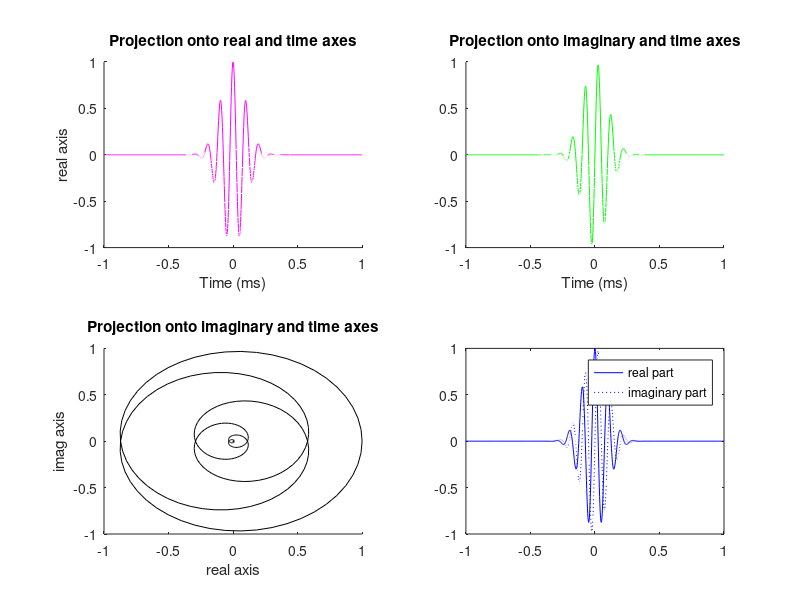
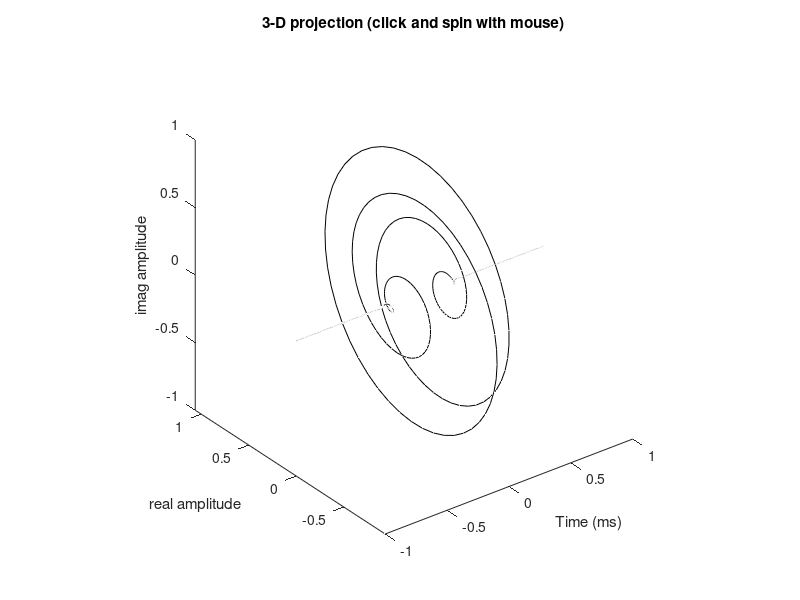
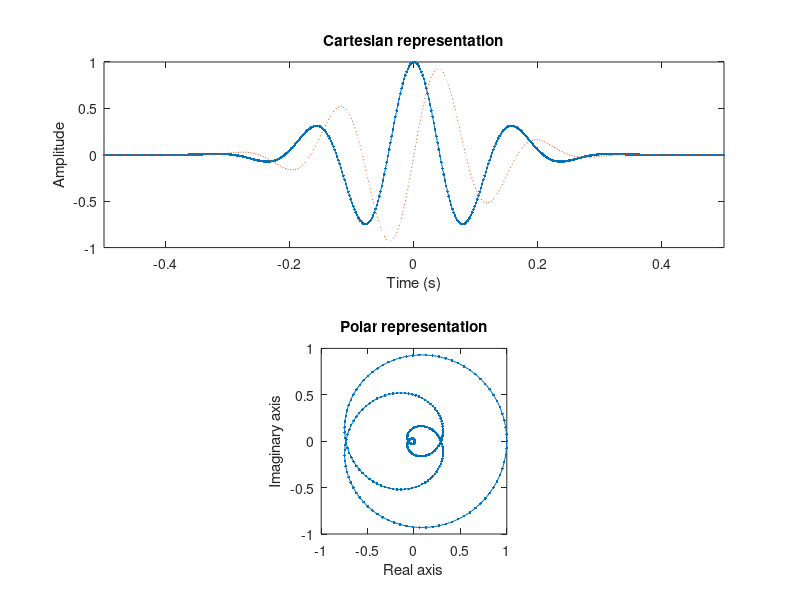
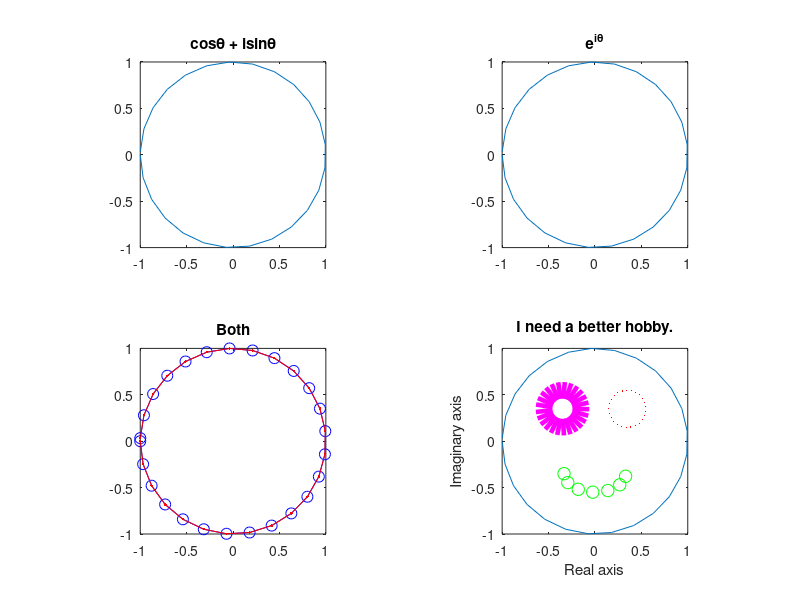

The MATLAB script that drew these images, in order: (Note: this script raises an error after producing the figures.)
%% Analyzing Neural Time Series Data
% Matlab code for Chapter 13
% Mike X Cohen
% 
% This code accompanies the book, titled "Analyzing Neural Time Series Data" 
% (MIT Press). Using the code without following the book may lead to confusion, 
% incorrect data analyses, and misinterpretations of results. 
% Mike X Cohen assumes no responsibility for inappropriate or incorrect use of this code. 

%% Figure 13.1

% parameters...
srate = 500; % sampling rate in Hz
f     = 10; % frequency of wavelet in Hz
time  = -1:1/srate:1; % time, from -1 to 1 second in steps of 1/sampling-rate
s     = 6/(2*pi*f);

% and together they make a wavelet
wavelet = exp(2*pi*1i*f.*time) .* exp(-time.^2./(2*s^2)); 

figure
subplot(221)
% show the projection onto the real axis
plot3(time,real(wavelet),imag(wavelet),'m')
xlabel('Time (ms)'), ylabel('real axis')
view(0,90)
title('Projection onto real and time axes')

% show the projection onto the imaginary axis
subplot(222)
plot3(time,real(wavelet),imag(wavelet),'g')
xlabel('Time (ms)'), ylabel('imaginary axis')
view(0,0)
title('Projection onto imaginary and time axes') 
 
% plot projection onto real and imaginary axes
subplot(223)
plot3(time,real(wavelet),imag(wavelet),'k')
ylabel('real axis'), zlabel('imag axis')
view(90,0)
title('Projection onto imaginary and time axes')

% plot real and imaginary projections simultaneously
subplot(224)
plot(time,real(wavelet),'b')
hold on
plot(time,imag(wavelet),'b:')
legend({'real part';'imaginary part'})

%% Figure 13.2

% now show in 3d
figure
plot3(time,real(wavelet),imag(wavelet),'k')
xlabel('Time (ms)'), ylabel('real amplitude'), zlabel('imag amplitude')
title('3-D projection (click and spin with mouse)')
axis equal
rotate3d

%% movie

frequency = 6;         % frequency of the sine wave
srate = 500;           % note: should be the same as the data
time  = -.5:1/srate:.5; % vector of time
 
% make wavelet
wavelet = exp(2*1i*pi*frequency.*time) .* exp(-time.^2./(2*(4/(2*pi*frequency))^2));

% make a movie to compare cartesian and polar representation of wavelet
figure, set(gcf,'color',[.6 .2 .7])

timeskip = 1; % if you have a slow computer, set this to, e.g., 5


% setup top row of data (real and imaginary in cartesian plot)
subplot(211)
cplotR = plot(time(1),real(wavelet(1)));
hold on
cplotI = plot(time(1),imag(wavelet(1)),':');
set(gca,'ylim',[-1 1],'xlim',[time(1) time(end)])
xlabel('Time (s)'), ylabel('Amplitude')
title('Cartesian representation')

% setup bottom row of data (polar representation)
subplot(212)
pplot = plot(real(wavelet(1)),imag(wavelet(1)));
set(gca,'ylim',[-1 1],'xlim',[-1 1])
title('Polar representation')
xlabel('Real axis'), ylabel('Imaginary axis')
axis square
 
% loop through time and update data
for ti=1:timeskip:length(time)
    
    % update real part of cartesian plot
    set(cplotR,'XData',time(1:ti),'YData',real(wavelet(1:ti)))
    
    % update imaginary part of cartesian plot
    set(cplotI,'XData',time(1:ti),'YData',imag(wavelet(1:ti)))
    
    % update polar plot
    set(pplot,'XData',real(wavelet(1:ti)),'YData',imag(wavelet(1:ti)))
    drawnow
end

%% Figure 13.4

% Euler's formula: exp(1i*k) gives you a vector on a unit circle with angle k
time = -pi:.25:pi;

figure
subplot(221)
plot(cos(time)+1i*sin(time))
axis square
title('cos\theta + isin\theta')
 
subplot(222)
plot(exp(1i*time))
axis square
title('e^i^\theta')
 
subplot(223)
plot(cos(time)+1i*sin(time),'bo-','markersize',8)
hold on
plot(exp(1i*time),'r.-')
axis square
title('Both')
 
subplot(224)
plot(cos(time)+1i*sin(time))
hold on
plot( (-.35+cos(time)/5) + 1i*(.35+sin(time)/5) ,'m','linew',12) % left eye
plot( (+.35+cos(time)/5) + 1i*(.35+sin(time)/5) ,'r.','markersize',3) % right eye
smile=-pi:.5:0;
plot( (cos(smile)/3) + 1i*(-.35+sin(smile)/5) ,'go','markersize',9) % mouth
xlabel('Real axis')
ylabel('Imaginary axis')
axis square
title('I need a better hobby.')

%% Figure 13.5

% redefine time
time = -.5:1/srate:.5; % vector of time


figure

% plot real and imaginary parts of wavelet
plot(time,real(wavelet),'linew',2)
hold on
plot(time,imag(wavelet),':','linew',2)

% plot cosine and sine
plot(time,cos(2*pi*frequency.*time),'m','linew',2)
plot(time,sin(2*pi*frequency.*time),'m:','linew',2)

% plot gaussian window
gaus_win = exp(-time.^2./(2*s^2));
plot(time,gaus_win,'k')
set(gca,'ylim',[-1.2 1.2])
xlabel('Time (s)')
legend({'real part of wavelet';'imaginary part of wavelet';'cosine';'sine';'Gaussian'})

%% Figure 13.6

load sampleEEGdata % note you don't need the ".mat" (unless the filename contains a period in it)

% create 10 Hz wavelet (kernel)
time = -EEG.pnts/EEG.srate/2 : 1/EEG.srate : EEG.pnts/EEG.srate/2-1/EEG.srate;
f    = 10; % frequency of sine wave in Hz
s    = 4/(2*pi*f);
wavelet = exp(1i*2*pi*f.*time) .* exp(-time.^2./(2*s^2));

% signal is one sine cycle
timeS  = 0:1/EEG.srate:(1/f); % one cycle is 1/f
signal = sin(2*pi*f.*timeS);

% now zero-pad signal
signal = [ zeros(1,EEG.pnts/2-length(timeS)/2) signal zeros(1,EEG.pnts/2-length(timeS)/2) ];

figure

% plot waves
subplot(321)
plot(real(wavelet))
set(gca,'xlim',[200 length(time)-200])

subplot(323)
plot(signal)
set(gca,'xlim',[200 length(time)-200])

subplot(325)
plot(real(conv(wavelet,signal,'same')))
set(gca,'xlim',[200 length(time)-200],'ylim',[-12 12])


% now plot dot products at selected phase lags
subplot(322)
polar(0,12,'-k'), hold on
% compute dot product
dp = sum(wavelet(round(100/f)-2:end).*signal(1:end-round(100/f)+3));
% plot in polar space
polar([angle(dp) angle(dp)],[0 abs(dp)],'k')

subplot(324)
polar(0,12,'-k'), hold on
% compute dot product
dp = sum(wavelet(round(2.3*(100/f)-2):end).*signal(1:end-round(2.3*(100/f)-3)));
% plot in polar space
polar([angle(dp) angle(dp)],[0 abs(dp)],'k')


subplot(326)
polar(0,12,'-k'), hold on
% compute dot product
dp = sum(wavelet.*signal);
% plot in polar space
polar([angle(dp) angle(dp)],[0 abs(dp)],'k')

%% Figure 13.8

% create wavelet
frequency = 6; % in Hz, as usual
time = -1:1/EEG.srate:1;
s    = (4/(2*pi*frequency))^2; % note that s is squared here rather than in the next line...
wavelet = exp(2*1i*pi*frequency.*time) .* exp(-time.^2./(2*s)/frequency);

% FFT parameters
n_wavelet            = length(wavelet);
n_data               = EEG.pnts;
n_convolution        = n_wavelet+n_data-1;
half_of_wavelet_size = (length(wavelet)-1)/2;

% FFT of wavelet and EEG data
fft_wavelet = fft(wavelet,n_convolution);
fft_data    = fft(squeeze(EEG.data(47,:,1)),n_convolution); % FCz, trial 1

convolution_result_fft = ifft(fft_wavelet.*fft_data,n_convolution) * sqrt(s);

% cut off edges
convolution_result_fft = convolution_result_fft(half_of_wavelet_size+1:end-half_of_wavelet_size);

% plot for comparison
figure
subplot(311)
plot(EEG.times,real(convolution_result_fft))
xlabel('Time (ms)'), ylabel('Voltage (\muV)')
title([ 'Projection onto real axis is filtered signal at ' num2str(frequency) ' Hz.' ])

subplot(312)
plot(EEG.times,abs(convolution_result_fft).^2)
xlabel('Time (ms)'), ylabel('Power (\muV^2)')
title([ 'Magnitude of projection vector squared is power at ' num2str(frequency) ' Hz.' ])

subplot(313)
plot(EEG.times,angle(convolution_result_fft))
xlabel('Time (ms)'), ylabel('Phase angle (rad.)')
title([ 'Angle of vector is phase angle time series at ' num2str(frequency) ' Hz.' ])

%% Figure 13.9

figure
plot3(EEG.times,real(convolution_result_fft),imag(convolution_result_fft))
xlabel('Time (ms)'), ylabel('real'), zlabel('imaginary')
grid on
rotate3d

figure
plot3(EEG.times,abs(convolution_result_fft),angle(convolution_result_fft))
title('Click and drag to view phase and amplitude')
xlabel('Time (ms)'), ylabel('amplitude'), zlabel('phase (rad.)')
rotate3d

figure
plot3(EEG.times,angle(convolution_result_fft),abs(convolution_result_fft))
hold on
plot3(EEG.times,angle(convolution_result_fft),real(convolution_result_fft),'r')
title('Click and drag to view phase and amplitude')
xlabel('Time (ms)'), zlabel('amplitude'), ylabel('phase (rad.)')
rotate3d

%% Figure 13.10

srate = 500; % sampling rate in Hz
time  = -1:1/srate:1; % time, from -1 to 1 second in steps of 1/sampling-rate

% create a 9 Hz wavelet
f = 9; % frequency of wavelet in Hz
s = 6/(2*pi*f);
wavelet9 = exp(2*pi*1i*f.*time) .* exp(-time.^2./(2*s^2)); 

% create a 10 Hz wavelet
f = 10; % frequency of wavelet in Hz
s = 6/(2*pi*f);
wavelet10 = exp(2*pi*1i*f.*time) .* exp(-time.^2./(2*s^2)); 


figure
subplot(211)
plot(time,real(wavelet9))
hold on
plot(time,real(wavelet10),'r')
xlabel('Time (ms)'), ylabel('Amplitude')

subplot(212)
hz = linspace(0,srate/2,floor(length(time)/2)+1);
fft9  = fft(wavelet9);
fft10 = fft(wavelet10);

plot(hz,abs(fft9(1:length(hz))))
hold on
plot(hz,abs(fft10(1:length(hz))),'r')
set(gca,'xlim',[0 25])
xlabel('Frequency (Hz)'), ylabel('Amplitude')
legend({'9 Hz wavelet';'10 Hz wavelet'})

%% figure 13.11

% definitions, selections...
chan2use = 'fcz';

min_freq =  2;
max_freq = 80;
num_frex = 30;

% define wavelet parameters
time = -1:1/EEG.srate:1;
frex = logspace(log10(min_freq),log10(max_freq),num_frex);
s    = logspace(log10(3),log10(10),num_frex)./(2*pi*frex);
% s    =  3./(2*pi*frex); % this line is for figure 13.14
% s    = 10./(2*pi*frex); % this line is for figure 13.14

% definte convolution parameters
n_wavelet            = length(time);
n_data               = EEG.pnts*EEG.trials;
n_convolution        = n_wavelet+n_data-1;
n_conv_pow2          = pow2(nextpow2(n_convolution));
half_of_wavelet_size = (n_wavelet-1)/2;

% get FFT of data
eegfft = fft(reshape(EEG.data(strcmpi(chan2use,{EEG.chanlocs.labels}),:,:),1,EEG.pnts*EEG.trials),n_conv_pow2);

% initialize
eegpower = zeros(num_frex,EEG.pnts); % frequencies X time X trials

baseidx = dsearchn(EEG.times',[-500 -200]');

% loop through frequencies and compute synchronization
for fi=1:num_frex
    
    wavelet = fft( sqrt(1/(s(fi)*sqrt(pi))) * exp(2*1i*pi*frex(fi).*time) .* exp(-time.^2./(2*(s(fi)^2))) , n_conv_pow2 );
    
    % convolution
    eegconv = ifft(wavelet.*eegfft);
    eegconv = eegconv(1:n_convolution);
    eegconv = eegconv(half_of_wavelet_size+1:end-half_of_wavelet_size);
    
    % Average power over trials (this code performs baseline transform,
    % which you will learn about in chapter 18)
    temppower = mean(abs(reshape(eegconv,EEG.pnts,EEG.trials)).^2,2);
    eegpower(fi,:) = 10*log10(temppower./mean(temppower(baseidx(1):baseidx(2))));
end

figure
subplot(121)
contourf(EEG.times,frex,eegpower,40,'linecolor','none')
set(gca,'clim',[-3 3],'xlim',[-200 1000],'yscale','log','ytick',logspace(log10(min_freq),log10(max_freq),6),'yticklabel',round(logspace(log10(min_freq),log10(max_freq),6)*10)/10)
title('Logarithmic frequency scaling')

subplot(122)
contourf(EEG.times,frex,eegpower,40,'linecolor','none')
set(gca,'clim',[-3 3],'xlim',[-200 1000])
title('Linear frequency scaling')

%% IMPORTANT TANGENT HERE ON Y-AXIS SCALING USING IMAGESC!!!

figure
subplot(221)
contourf(EEG.times,frex,eegpower,40,'linecolor','none')
set(gca,'clim',[-3 3],'xlim',[-200 1000],'yscale','log','ytick',logspace(log10(min_freq),log10(max_freq),6),'yticklabel',round(logspace(log10(min_freq),log10(max_freq),6)*10)/10)
title('Logarithmic frequency scaling')
ylabel('Frequency (Hz)')

subplot(222)
contourf(EEG.times,frex,eegpower,40,'linecolor','none')
set(gca,'clim',[-3 3],'xlim',[-200 1000])
title('Linear frequency scaling')

subplot(223)
imagesc(EEG.times,frex,eegpower)
set(gca,'clim',[-3 3],'xlim',[-200 1000],'ydir','norm')
title('WRONG Y-AXIS LABELS!!!!')
ylabel('Frequency (Hz)'), xlabel('Time (ms)')

subplot(224)
imagesc(EEG.times,[],eegpower)
set(gca,'clim',[-3 3],'xlim',[-200 1000],'ydir','norm')
set(gca,'ytick',1:6:num_frex,'yticklabel',round(logspace(log10(min_freq),log10(max_freq),6)*10)/10)
title('CORRECT Y-AXIS LABELS!!!!')
xlabel('Time (ms)')

%% Figure 13.12

frequency = 6;         % frequency of the sine wave
srate = 500;           % note: should be the same as the data
time  = -.5:1/srate:.5; % vector of time
% make wavelet
wavelet = exp(2*1i*pi*frequency.*time) .* exp(-time.^2./(2*(4/(2*pi*frequency))^2));

figure
subplot(211)
plot(time,real(wavelet))
title('Good.')

% now make a wavelet that it too short
tooLowFrequency = 2;
wavelet = exp(2*1i*pi*tooLowFrequency.*time) .* exp(-time.^2./(2*(4/(2*pi*tooLowFrequency))^2));

subplot(212)
plot(time,real(wavelet))
xlabel('Time')
title('Not good.')

%% Figure 13.13

frequency = 10;
time      = -.5:1/srate:.5;
numcycles = [ 3 7 ];

wavecolors = 'br';

figure
for i=1:length(numcycles)
    % make wavelet
    wavelet = exp(2*1i*pi*frequency.*time) .* exp(-time.^2./(2*(numcycles(i)/(2*pi*frequency))^2));
    
    subplot(2,2,i)
    plot(time,real(wavelet),wavecolors(i))
    xlabel('Time')
    title([ 'Wavelet at ' num2str(frequency) ' Hz with ' num2str(numcycles(i)) ' cycles' ])
    
    subplot(2,1,2)
    hold on
    fft_wav = 2*abs(fft(wavelet));
    hz_wav  = linspace(0,srate/2,round(length(wavelet)/2)+1);
    plot(hz_wav,fft_wav(1:length(hz_wav)),wavecolors(i))
end

subplot(212)
xlabel('Frequency (Hz)')
set(gca,'xlim',[0 50])
legend({[ num2str(numcycles(1)) ' cycles' ];[ num2str(numcycles(2)) ' cycles' ]})

%% Figure 13.14

% To generate this figure, go up to the code for figure 13.11 and uncomment
% the lines that define the width of the Gaussians for the Morlet wavelets:

% s =  3./(2*pi*frex);
% s = 10./(2*pi*frex);

%% Figure 13.15

frex  = logspace(log10(2),log10(80),30);
srate = 500;
time  = -2:1/srate:2;
N     = length(time);
hz    = linspace(0,srate/2,floor(N/2)+1);
fwhm  = zeros(3,length(frex));

for numcyclesi = 1:3
    
    switch numcyclesi
        case 1
            numcycles=repmat(3,1,length(frex));
        case 2
            numcycles=repmat(10,1,length(frex));
        case 3
            numcycles=logspace(log10(3),log10(10),length(frex));
    end
    
    for fi=1:length(frex)
        
        % make wavelet
        wavelet = exp(2*1i*pi*frex(fi).*time) .* exp(-time.^2./(2*(numcycles(fi)/(2*pi*frex(fi)))^2));
        
        % take FFT of wavelet
        fwave = fft(wavelet);
        fwave = abs(fwave(1:length(hz)))*2;
        
        % normalize power to [0 1]
        fwave = fwave-min(fwave);
        fwave = fwave/max(fwave);
        
        % find left and right 1/2
        [~,peakx]  = max(fwave); % if matlab crashes, replace "~" with "junk"
        [~,left5]  = min(abs(fwave(1:peakx)-.5));
        [~,right5] = min(abs(fwave(peakx:end)-.5));
        right5 = right5+peakx-1;
        
        fwhm(numcyclesi,fi) = hz(right5)-hz(left5);
        
        % plot one example of a wavelet's power spectrum and fwhm
        if fi==ceil(length(frex)/2) && numcyclesi==3
            figure
            
            % plot power spectrum
            plot(hz,fwave,'.-')
            hold on
            
            % plot fwhm
            plot(hz(left5),fwave(left5),'ro','markersize',10)
            plot(hz(right5),fwave(right5),'ro','markersize',10)
            % and draw lines to frequencies
            plot([hz(left5) hz(left5)],[0 fwave(left5)],'r')
            plot([hz(right5) hz(right5)],[0 fwave(right5)],'r')            
            
            set(gca,'xlim',[0 30])
            xlabel('Frequency (Hz)')
            ylabel('Normalized power')
        end
    end
end

figure
plot(frex,fwhm,'.-')
xlabel('Frequency (Hz)')
ylabel('FWHM (Hz)')
legend({'3';'10';'3-10'})

figure
plot(frex,fwhm,'.-')
xlabel('Frequency (Hz)')
ylabel('FWHM (Hz)')
legend({'3';'10';'3-10'})
set(gca,'xlim',[frex(1)*.8 frex(end)*1.2],'ylim',[min(fwhm(:))*.8 max(fwhm(:))*1.2],'xscale','log','xtick',round(logspace(log10(frex(1)),log10(frex(end)),6)),'yscale','log','ytick',round(10*logspace(log10(min(fwhm(:))),log10(max(fwhm(:))),6))/10)

%% end.

